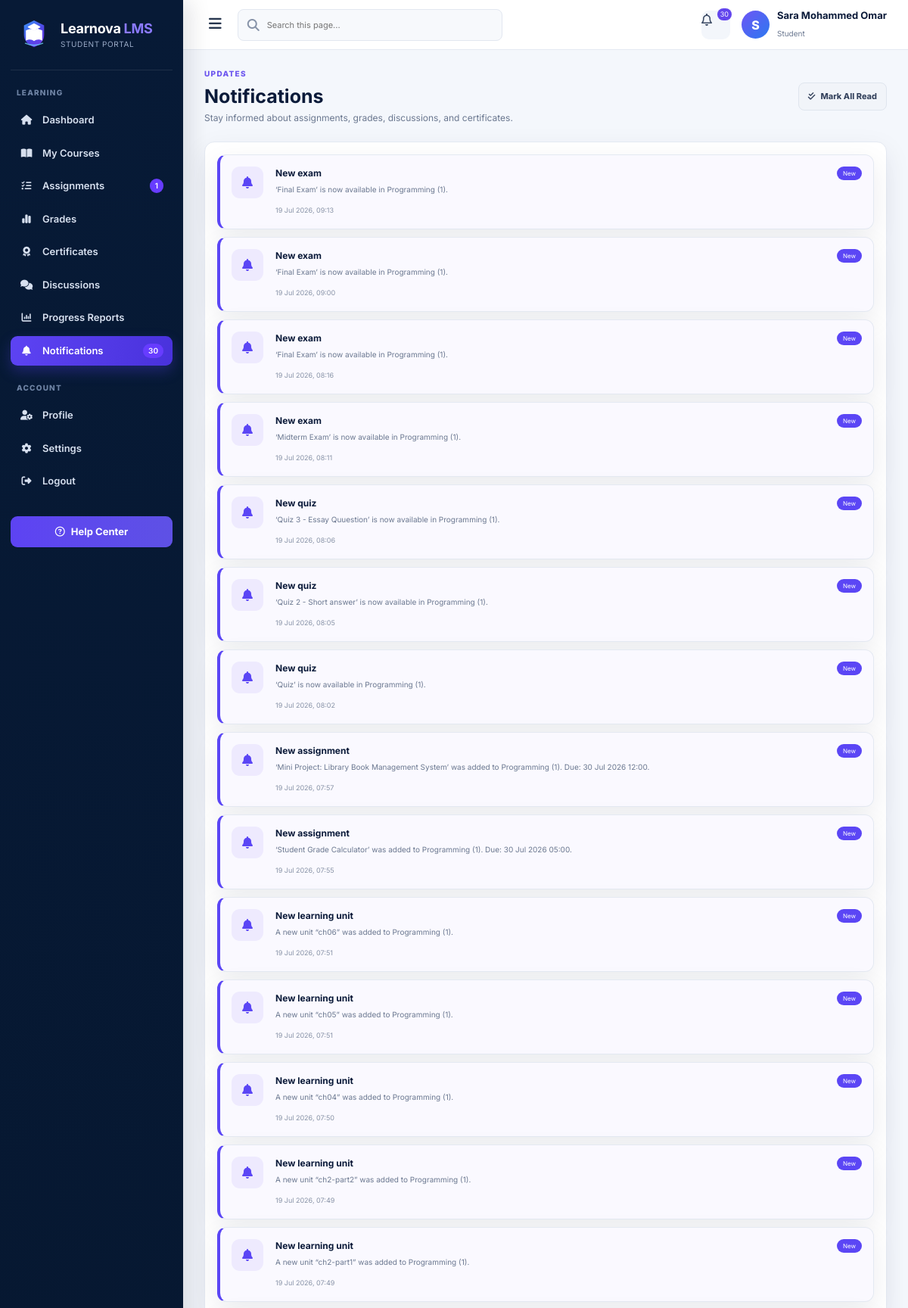
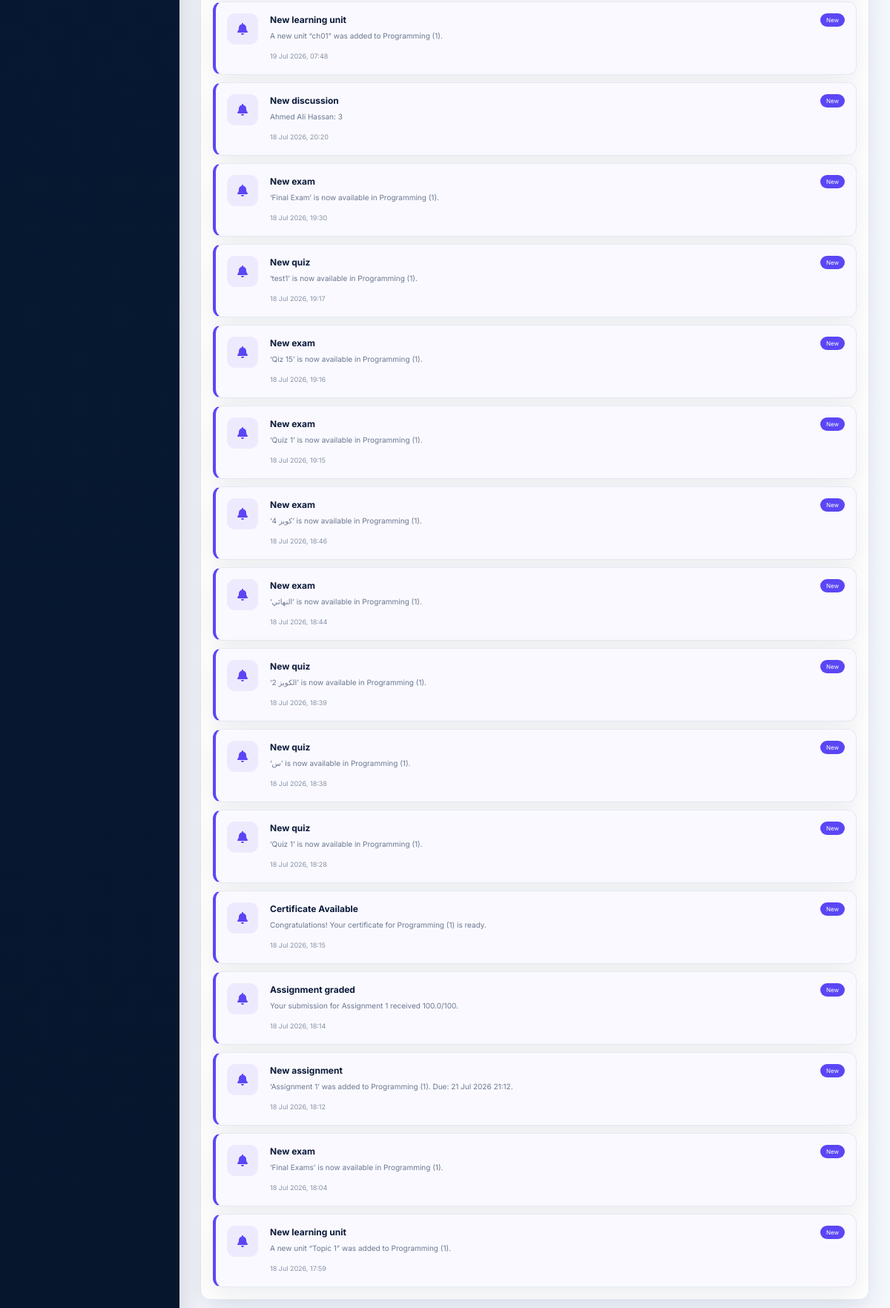
The app's page /student/notifications (signed in) with its own data (2 pictures, top to bottom).
### app/models.py (models this page shows, shortened)
class User(UserMixin, db.Model):
    __tablename__ = 'user'
    id = db.Column(db.Integer, primary_key=True)
    username = db.Column(db.String(50), nullable=False, unique=True, index=True)
    email = db.Column(db.String(100), nullable=False, unique=True, index=True)
    password_hash = db.Column(db.String(255), nullable=False)  # Secure hash
    visible_password = db.Column(db.String(255), nullable=True)  # Demo-only admin display
    role = db.Column(db.String(10), nullable=False)  # 'student', 'teacher', 'admin'
    name_person = db.Column(db.String(100), nullable=True)
    university_id = db.Column(db.String(30), nullable=True, unique=True, index=True)
    employee_id = db.Column(db.String(30), nullable=True, unique=True, index=True)
    phone = db.Column(db.String(25), nullable=True)
    department = db.Column(db.String(100), nullable=True)
    level = db.Column(db.String(30), nullable=True)
    gender = db.Column(db.String(15), nullable=True)
    status = db.Column(db.String(20), nullable=False, default='Active')
    office_number = db.Column(db.String(30), nullable=True)
    academic_rank = db.Column(db.String(60), nullable=True)
    courses = db.relationship('Course', back_populates='teacher', lazy=True)
    enrollments = db.relationship('Enrollment', back_populates='student', lazy=True, cascade='all, delete-orphan')
    submissions = db.relationship('Submission', back_populates='student', lazy=True, cascade='all, delete-orphan')
    grades = db.relationship('Grade', back_populates='student', lazy=True, cascade='all, delete-orphan')

class Notification(db.Model):
    __tablename__ = 'notification'
    id = db.Column(db.Integer, primary_key=True)
    user_id = db.Column(db.Integer, db.ForeignKey('user.id'), nullable=False, index=True)
    title = db.Column(db.String(160), nullable=False)
    message = db.Column(db.Text, nullable=False)
    link = db.Column(db.String(255))
    is_read = db.Column(db.Boolean, default=False, nullable=False)
    created_at = db.Column(db.DateTime, default=lambda: datetime.now(timezone.utc), nullable=False)
    user = db.relationship('User', backref=db.backref('notifications', lazy=True, cascade='all, delete-orphan'))

### app/routes/students.py (the view)
@students_bp.route('/notifications')
@login_required
def notifications():
    items = Notification.query.filter_by(user_id=current_user.id).order_by(Notification.created_at.desc()).all()
    return render_template('student/notifications.html', notifications=items, student=current_user, active_page='notifications', **_student_nav_context(current_user))

### app/routes/admin.py (called while the page is built)
@admin_bp.app_context_processor
def admin_header_counts():
    return {
        'admin_unread_count': Notification.query.filter_by(is_read=False).count(),
        'admin_message_count': DiscussionTopic.query.count(),
    }

### app/routes/students.py (called while the page is built)
def _student_nav_context(student):
    unread = Notification.query.filter_by(user_id=student.id, is_read=False).count()
    pending_assignments = 0
    upcoming = []
    now = datetime.now(timezone.utc)
    for enrollment in student.enrollments:
        for assignment in enrollment.course.assignments:
            if assignment.assignment_type == 'quiz':
                continue
            submitted = Submission.query.filter_by(student_id=student.id, assignment_id=assignment.id).first()
            if not submitted:
                pending_assignments += 1
                upcoming.append(assignment)
    upcoming.sort(key=lambda x: x.due_date or now)
    return {
        'student_nav_unread': unread,
        'student_nav_pending': pending_assignments,
        'student_upcoming': upcoming[:5],
    }

### app/routes/teachers.py (called while the page is built)
@login_manager.user_loader
def load_user(user_id):
    return User.query.get(int(user_id))

### app/templates/student/notifications.html
{% extends 'student/base.html' %}{% block title %}Notifications | Learnova LMS{% endblock %}{% block content %}
<div class="page-title-row"><div><span class="eyebrow">UPDATES</span><h1>Notifications</h1><p>Stay informed about assignments, grades, discussions, and certificates.</p></div><form method="post" action="{{ url_for('students.read_all_notifications') }}"><button class="secondary-btn"><i class="fa-solid fa-check-double"></i>Mark All Read</button></form></div>
<section class="panel"><div class="notification-list">{% for n in notifications %}<a data-searchable class="notification-card {{ '' if n.is_read else 'unread' }}" href="{{ n.link or '#' }}"><div class="notification-icon"><i class="fa-solid fa-bell"></i></div><div><div class="notification-title"><strong>{{ n.title }}</strong>{% if not n.is_read %}<span>New</span>{% endif %}</div><p>{{ n.message }}</p><small>{{ n.created_at.strftime('%d %b %Y, %H:%M') }}</small></div></a>{% else %}<div class="empty-state-card"><div class="empty-state-icon"><i class="fa-solid fa-bell-slash"></i></div><h2>No notifications</h2><p>You are all caught up.</p></div>{% endfor %}</div></section>
{% endblock %}

### app/templates/student/base.html (shortened to what this page needs)
<!doctype html>
<html lang="en">
<head>
  <link rel="stylesheet" href="https://cdnjs.cloudflare.com/ajax/libs/font-awesome/6.5.2/css/all.min.css">
  <link rel="stylesheet" href="{{ url_for('static',filename='professional.css') }}?v=10">
</head>
<body>
<div class="app-layout">
  <aside class="sidebar">
    <a class="sidebar-brand" href="{{ url_for('students.dashboard') }}">
      <img src="{{ url_for('static',filename='brand/learnova-icon.svg') }}" alt="Learnova">
      <span class="brand-copy"><strong>Learnova <b>LMS</b></strong><small>STUDENT PORTAL</small></span>
    </a>
    <div class="nav-section">Learning</div>
    <nav class="side-nav">
      <a class="{{ 'active' if active_page=='dashboard' else '' }}" href="{{ url_for('students.dashboard') }}"><i class="fa-solid fa-house"></i>Dashboard</a>
      <a class="{{ 'active' if active_page=='courses' else '' }}" href="{{ url_for('students.courses') }}"><i class="fa-solid fa-book-open"></i>My Courses</a>
      <a class="{{ 'active' if active_page=='assignments' else '' }}" href="{{ url_for('students.assignments') }}"><i class="fa-solid fa-list-check"></i>Assignments{% if student_nav_pending %}<span class="nav-badge">{{ student_nav_pending }}</span>{% endif %}</a>
      <a class="{{ 'active' if active_page=='grades' else '' }}" href="{{ url_for('students.grades') }}"><i class="fa-solid fa-chart-simple"></i>Grades</a>
      <a class="{{ 'active' if active_page=='certificates' else '' }}" href="{{ url_for('students.certificates') }}"><i class="fa-solid fa-award"></i>Certificates</a>
      <a href="{{ url_for('forum.index') }}"><i class="fa-solid fa-comments"></i>Discussions</a>
      <a class="{{ 'active' if active_page=='reports' else '' }}" href="{{ url_for('students.reports') }}"><i class="fa-solid fa-chart-column"></i>Progress Reports</a>
      <a class="{{ 'active' if active_page=='notifications' else '' }}" href="{{ url_for('students.notifications') }}"><i class="fa-solid fa-bell"></i>Notifications{% if student_nav_unread %}<span class="nav-badge">{{ student_nav_unread }}</span>{% endif %}</a>
    </nav>
    <div class="nav-section">Account</div>
    <nav class="side-nav">
      <a class="{{ 'active' if active_page=='profile' else '' }}" href="{{ url_for('students.student_profile') }}"><i class="fa-solid fa-user-gear"></i>Profile</a>
      <a class="{{ 'active' if active_page=='settings' else '' }}" href="{{ url_for('students.settings') }}"><i class="fa-solid fa-gear"></i>Settings</a>
      <a href="{{ url_for('students.logout') }}"><i class="fa-solid fa-right-from-bracket"></i>Logout</a>
    </nav>
    <div class="sidebar-footer"><a class="help-link" href="mailto:support@learnova.local"><i class="fa-regular fa-circle-question"></i>Help Center</a></div>
  </aside>
  <section class="app-main">
    <header class="top-header">
      <div class="header-left">
        <button class="menu-toggle" data-menu-toggle><i class="fa-solid fa-bars"></i></button>
        <div class="search-box"><i class="fa-solid fa-magnifying-glass"></i><input id="studentGlobalSearch" placeholder="Search this page..."></div>
      </div>
      <div class="header-right">
        <a class="header-icon" href="{{ url_for('students.notifications') }}"><i class="fa-regular fa-bell"></i>{% if student_nav_unread %}<span class="icon-badge">{{ student_nav_unread }}</span>{% endif %}</a>
        <a class="profile-chip" href="{{ url_for('students.student_profile') }}">
          <div class="profile-avatar">{{ (student.name_person or student.username)[0]|upper }}</div>
          <div class="profile-copy"><strong>{{ student.name_person or student.username }}</strong><small>Student</small></div>
        </a>
      </div>
    </header>
    <main class="content">
      {% block content %}{% endblock %}
    </main>
  </section>
</div>
</body>
</html>

### records on screen
User: name_person "S", name_person "Sara Mohammed Omar"
Notification: title "New exam", is_read "New", message "‘Final Exam’ is now available in Programming (1).", created_at "19 Jul 2026, 09:13"
Notification: title "New exam", is_read "New", message "‘Final Exam’ is now available in Programming (1).", created_at "19 Jul 2026, 09:00"
Notification: title "New exam", is_read "New", message "‘Final Exam’ is now available in Programming (1).", created_at "19 Jul 2026, 08:16"
Notification: title "New exam", is_read "New", message "‘Midterm Exam’ is now available in Programming (1).", created_at "19 Jul 2026, 08:11"
Notification: title "New quiz", is_read "New", message "‘Quiz 3 - Essay Quuestion’ is now available in Programming (1).", created_at "19 Jul 2026, 08:06"
Notification: title "New quiz", is_read "New", message "‘Quiz 2 - Short answer’ is now available in Programming (1).", created_at "19 Jul 2026, 08:05"
Notification: title "New quiz", is_read "New", message "‘Quiz’ is now available in Programming (1).", created_at "19 Jul 2026, 08:02"
Notification: title "New assignment", is_read "New", message "‘Mini Project: Library Book Management System’ was added to Programming (1). Due: 30 Jul 2026 12:00.", created_at "19 Jul 2026, 07:57"
Notification: title "New assignment", is_read "New", message "‘Student Grade Calculator’ was added to Programming (1). Due: 30 Jul 2026 05:00.", created_at "19 Jul 2026, 07:55"
Notification: title "New learning unit", is_read "New", message "A new unit “ch06” was added to Programming (1).", created_at "19 Jul 2026, 07:51"
Notification: title "New learning unit", is_read "New", message "A new unit “ch05” was added to Programming (1).", created_at "19 Jul 2026, 07:51"
Notification: title "New learning unit", is_read "New", message "A new unit “ch04” was added to Programming (1).", created_at "19 Jul 2026, 07:50"
Notification: title "New learning unit", is_read "New", message "A new unit “ch2-part2” was added to Programming (1).", created_at "19 Jul 2026, 07:49"
Notification: title "New learning unit", is_read "New", message "A new unit “ch2-part1” was added to Programming (1).", created_at "19 Jul 2026, 07:49"
Notification: title "New learning unit", is_read "New", message "A new unit “ch01” was added to Programming (1).", created_at "19 Jul 2026, 07:48"
Notification: title "New discussion", is_read "New", message "Ahmed Ali Hassan: 3", created_at "18 Jul 2026, 20:20"
Notification: title "New exam", is_read "New", message "‘Final Exam’ is now available in Programming (1).", created_at "18 Jul 2026, 19:30"
Notification: title "New quiz", is_read "New", message "‘test1’ is now available in Programming (1).", created_at "18 Jul 2026, 19:17"
Notification: title "New exam", is_read "New", message "‘Qiz 15’ is now available in Programming (1).", created_at "18 Jul 2026, 19:16"
Notification: title "New exam", is_read "New", message "‘Quiz 1’ is now available in Programming (1).", created_at "18 Jul 2026, 19:15"
Notification: title "New exam", is_read "New", message "‘كويز 4’ is now available in Programming (1).", created_at "18 Jul 2026, 18:46"
Notification: title "New exam", is_read "New", message "‘النهائي’ is now available in Programming (1).", created_at "18 Jul 2026, 18:44"
Notification: title "New quiz", is_read "New", message "‘الكويز 2’ is now available in Programming (1).", created_at "18 Jul 2026, 18:39"
Notification: title "New quiz", is_read "New", message "‘س’ is now available in Programming (1).", created_at "18 Jul 2026, 18:38"
Notification: title "New quiz", is_read "New", message "‘Quiz 1’ is now available in Programming (1).", created_at "18 Jul 2026, 18:28"
Notification: title "Certificate Available", is_read "New", message "Congratulations! Your certificate for Programming (1) is ready.", created_at "18 Jul 2026, 18:15"
Notification: title "Assignment graded", is_read "New", message "Your submission for Assignment 1 received 100.0/100.", created_at "18 Jul 2026, 18:14"
Notification: title "New assignment", is_read "New", message "‘Assignment 1’ was added to Programming (1). Due: 21 Jul 2026 21:12.", created_at "18 Jul 2026, 18:12"
Notification: title "New exam", is_read "New", message "‘Final Exams’ is now available in Programming (1).", created_at "18 Jul 2026, 18:04"
Notification: title "New learning unit", is_read "New", message "A new unit “Topic 1” was added to Programming (1).", created_at "18 Jul 2026, 17:59"

### other values on screen
{{ student_nav_pending }} "1"
{{ student_nav_unread }} "30"
